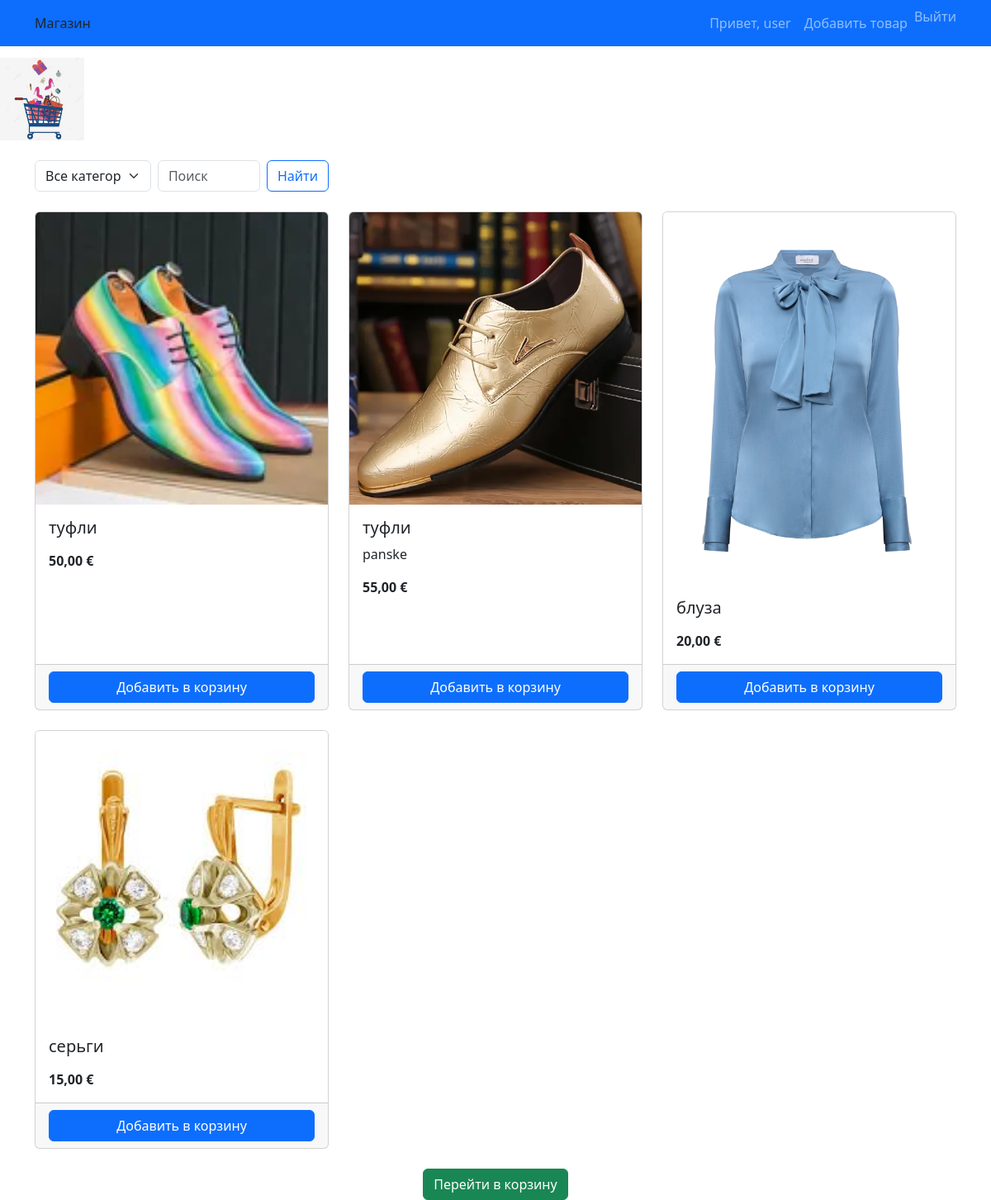
The app's page / (signed in) with its own data.
### shop/models.py (models this page shows, shortened)
class Product(models.Model):
    category = models.ForeignKey(Category, on_delete=models.CASCADE)
    name = models.CharField(max_length=255)
    description = models.TextField(blank=True)
    price = models.DecimalField(max_digits=10, decimal_places=2)
    image = models.ImageField(upload_to='products/', blank=True, null=True)
    available = models.BooleanField(default=True)

### shop/views.py (the view)
# urls.py: path('', catalog, name='catalog'),
def catalog(request):
    categories = Category.objects.all()
    q = request.GET.get('q', '')
    c = request.GET.get('cat', '')
    products = Product.objects.filter(available=True)
    if c:
        products = products.filter(category_id=c)
    if q:
        products = products.filter(Q(name__icontains=q) | Q(description__icontains=q))
    return render(request, 'catalog.html', {'categories': categories, 'products': products})

### shop/templates/catalog.html (shortened to what this page needs)
{% extends 'base.html' %}
{% block content %}
<div class="row mb-4">
  <div class="col-md-4">
    <form method="get" class="d-flex">
      <select name="cat" class="form-select me-2">
        <option value="">Все категории</option>
      </select>
      <input type="text" name="q" class="form-control me-2" placeholder="Поиск" value="{{ request.GET.q }}">
      <button type="submit" class="btn btn-outline-primary">Найти</button>
    </form>
  </div>
</div>
<div class="row">
  {% for product in products %}
    <div class="col-md-4 mb-4">
      <div class="card h-100">
        {% if product.image %}
          <img src="{{ product.image.url }}" class="card-img-top" alt="{{ product.name }}">
        {% else %}
          <img src="/static/images/no-image.jpg" class="card-img-top" alt="Нет изображения">
        {% endif %}
        <div class="card-body">
          <h5 class="card-title">{{ product.name }}</h5>
          <p class="card-text">{{ product.description|truncatechars:100 }}</p>
          <p class="card-text fw-bold">{{ product.price }} €</p>
        </div>
        <div class="card-footer">
          {% if user.is_authenticated %}
            <a href="{% url 'add_to_cart' product.id %}" class="btn btn-primary w-100">Добавить в корзину</a>
          {% else %}
            <a href="{% url 'login' %}?next={{ request.path }}" class="btn btn-outline-primary w-100">Войти, чтобы купить</a>
          {% endif %}
        </div>
      </div>
    </div>
  {% endfor %}
</div>
<div class="text-center">
  <a href="{% url 'view_cart' %}" class="btn btn-success">Перейти в корзину</a>
</div>
{% endblock %}

### shop/templates/base.html (shortened to what this page needs)
{% load static %}
<!DOCTYPE html>
<html lang="ru">
<head>
  <link rel="stylesheet" href="{% static 'css/visual.css' %}">
  <link href=" https://cdn.jsdelivr.net/npm/bootstrap@5.3.0/dist/css/bootstrap.min.css" rel="stylesheet">
</head>
<body>
  <nav class="navbar navbar-expand-lg navbar-dark bg-primary fixed-top">
    <div class="container">
      <a class="nav-link {% if request.resolver_match.url_name == 'catalog' %}active{% endif %}" href="{% url 'catalog' %}">Магазин</a>
      <div class="collapse navbar-collapse" id="navbarNav">
        <ul class="navbar-nav ms-auto">
          {% if user.is_authenticated %}
            <li class="nav-item">
              <a class="nav-link" href="{% url 'account' %}">Привет, {{ user.get_full_name|default:user.username|default:"Гость"  }}</a>
            </li>
          {% if user.is_staff %}
            <li class="nav-item">
              <a class="nav-link" href="{% url 'add_product' %}">Добавить товар</a>
            </li>
          {% endif %}
          <li class="nav-item">
            <form action="{% url 'logout' %}" method="post" class="d-inline">
              <button type="submit" class="btn btn-link nav-link" style="padding: 0; border: none;">Выйти</button>
            </form>
          </li>
        {% endif %}
      </ul>
    </div>
  </div>
  </nav>
  <img src="{% static '\image\shop1.jpg' %}" alt="Логотип" class="logo">
  <div class="container mt-4">
    {% block content %}{% endblock %}
  </div>
</body>
</html>

### shop/static/css/visual.css (style rules this page uses)
.logo { width: auto; height: 100px; }

### shop/templates/base.html (style rules this page uses)
body { padding-top: 70px; }

### records on screen
Product: image (picture), name "туфли", price "50,00"
Product: image (picture), name "туфли", description "panske", price "55,00"
Product: image (picture), name "блуза", price "20,00"
Product: image (picture), name "серьги", price "15,00"

### other values on screen
{{ user.get_full_name|default:user.username|default:"Гость" }} "user"
